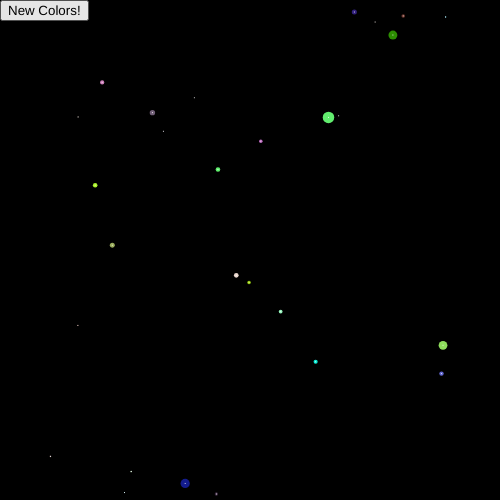
Frame 1 (no input)
Frame 60 (no input): identical to frame 1, image omitted
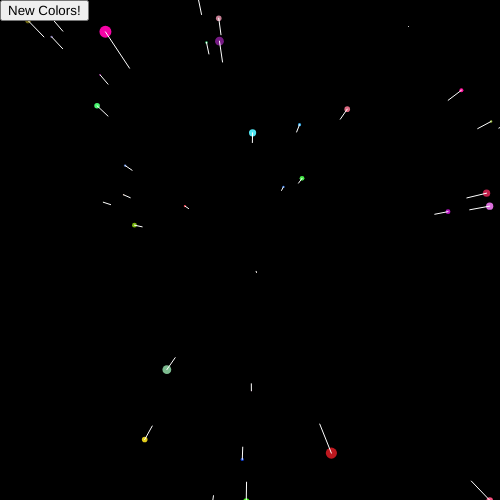
Frame 120 (the mouse pressed at the canvas centre since frame 60)

The p5.js sketch that drew these frames (run headless with seeded random() and noise() and a simulated clock; from frame 60 on, the mouse is pressed at the canvas centre):

// p5.js sketch
// ── sketch.js
var stars = [];
var button;
var speed;

function setup() {
    
  createCanvas(500, 500);
  for (var i = 0; i < 400; i++) {
    stars[i] = new Star();
  }
button = createButton('New Colors!');
button.position(0, 0);
button.mousePressed(newcolors);
}

function draw() {
  speed = map(mouseX, 0, width, 0, 50);
  background(0);
  translate(width / 2, height / 2);
  for (var i = 0; i < stars.length; i++) {
    stars[i].update();
    stars[i].show();
  }
}


function Star() {
    
this.starR = random(255);
this.starG = random(255);
this.starB = random(255);
    
  this.x = random(-width, width);
  this.y = random(-height, height);
  this.z = random(width);
  this.pz = this.z;

  this.update = function() {
    this.z = this.z - speed;
    if (this.z < 1) {
      this.z = width;
      this.x = random(-width, width);
      this.y = random(-height, height);
      this.pz = this.z;
    }
  } 

  this.show = function() {
    fill(this.starR, this.starG, this.starB);
    noStroke();

    var sx = map(this.x / this.z, 0, 1, 0, width);
    var sy = map(this.y / this.z, 0, 1, 0, height);

    var r = map(this.z, 0, width, 16, 0);
    ellipse(sx, sy, r, r);

    var px = map(this.x / this.pz, 0, 1, 0, width);
    var py = map(this.y / this.pz, 0, 1, 0, height);

    this.pz = this.z;

    stroke(255);
    line(px, py, sx, sy);

  }
}

function newcolors() {
    for (var i = 0; i < stars.length; i++) {
        
    stars[i].starR = random(255);
    stars[i].starG = random(255);
    stars[i].starB = random(255);
    }
}
